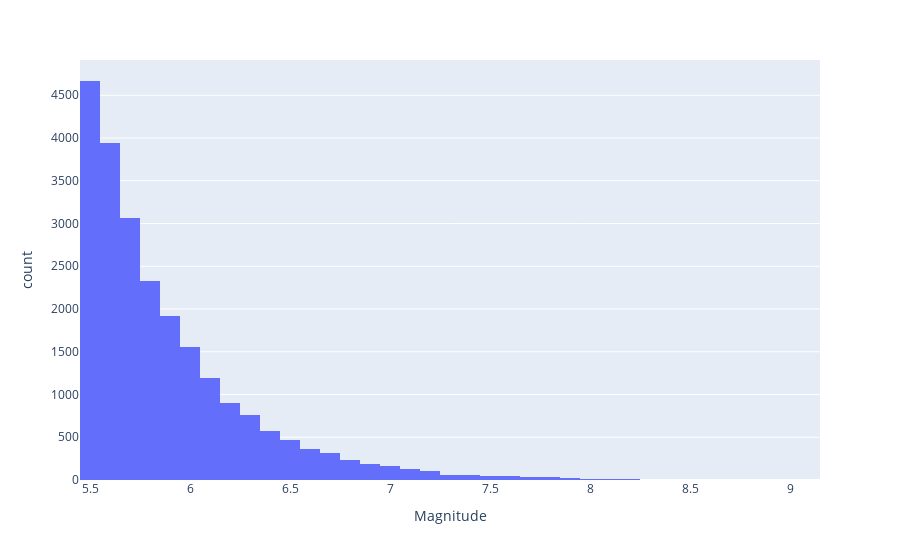

The notebook cell this image was saved under:
### Code cell
px.histogram(earthquakes, x = 'Magnitude', nbins=50)

### Figure 1 — Plotly figure (JSON) as saved in the notebook; plotly's stock layout.template omitted (floating-point values rounded to 4 significant figures; data arrays with more than 128 entries replaced by an {"elided": "..."} marker saying what was removed)
{"data": [{"alignmentgroup": "True", "bingroup": "x", "hovertemplate": "Magnitude=%{x}<br>count=%{y}<extra></extra>", "legendgroup": "", "marker": {"color": "#636efa", "pattern": {"shape": ""}}, "name": "", "nbinsx": 50, "offsetgroup": "", "orientation": "v", "showlegend": false, "type": "histogram", "x": {"elided": "23229 float values"}, "xaxis": "x", "yaxis": "y"}], "layout": {"barmode": "relative", "legend": {"tracegroupgap": 0}, "margin": {"t": 60}, "xaxis": {"anchor": "y", "domain": [0, 1], "title": {"text": "Magnitude"}}, "yaxis": {"anchor": "x", "domain": [0, 1], "title": {"text": "count"}}}}
